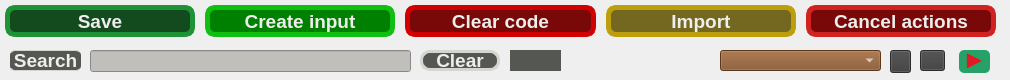
     <widget class="QFrame" name="centralFrame">
      <property name="sizePolicy">
       <sizepolicy hsizetype="Fixed" vsizetype="Fixed">
        <horstretch>10</horstretch>
        <verstretch>0</verstretch>
       </sizepolicy>
      </property>
      <property name="minimumSize">
       <size>
        <width>1000</width>
        <height>80</height>
       </size>
      </property>
      <property name="maximumSize">
       <size>
        <width>16777215</width>
        <height>80</height>
       </size>
      </property>
      <property name="frameShape">
       <enum>QFrame::NoFrame</enum>
      </property>
      <property name="frameShadow">
       <enum>QFrame::Raised</enum>
      </property>
      <widget class="QLabel" name="lbContSearch">
       <property name="geometry">
        <rect>
         <x>510</x>
         <y>50</y>
         <width>51</width>
         <height>21</height>
        </rect>
       </property>
       <property name="font">
        <font>
         <pointsize>13</pointsize>
        </font>
       </property>
       <property name="styleSheet">
        <string notr="true">color: rgb(255, 255, 255);
background-color: #555753;</string>
       </property>
       <property name="text">
        <string/>
       </property>
       <property name="alignment">
        <set>Qt::AlignCenter</set>
       </property>
      </widget>
      <widget class="QPushButton" name="btnClearSearch">
       <property name="geometry">
        <rect>
         <x>420</x>
         <y>50</y>
         <width>80</width>
         <height>21</height>
        </rect>
       </property>
       <property name="font">
        <font>
         <pointsize>14</pointsize>
         <bold>true</bold>
        </font>
       </property>
       <property name="styleSheet">
        <string notr="true">QPushButton{
	background-color: #555753;
	color: #EEEEEC;
	border-left: 2px solid #D3D7CF;
	border-right: 2px solid #D3D7CF;
	border-bottom: 2px solid #D3D7CF;
	border-top: 2px solid #D3D7CF;
	border-width: 3px;
	border-radius: 10px;
	padding: 1px;
}

QPushButton:hover{
	background-color: #555753;
	color: #EEEEEC;
	font: bold  13px;
	border-width: 2px;
	border-radius: 8px;
}

QPushButton:pressed {
	font: bold  18px;
    background-color: #7B0C0C;
	color: white;
}</string>
       </property>
       <property name="text">
        <string>Clear</string>
       </property>
      </widget>
      <widget class="QLineEdit" name="lnSearch">
       <property name="geometry">
        <rect>
         <x>90</x>
         <y>50</y>
         <width>321</width>
         <height>22</height>
        </rect>
       </property>
       <property name="styleSheet">
        <string notr="true">background-color: rgb(192, 191, 188);
color: rgb(0, 0, 0);
font-size: 14px;</string>
       </property>
      </widget>
      <widget class="QLabel" name="lblSearch">
       <property name="geometry">
        <rect>
         <x>10</x>
         <y>50</y>
         <width>71</width>
         <height>21</height>
        </rect>
       </property>
       <property name="font">
        <font>
         <pointsize>14</pointsize>
         <bold>true</bold>
        </font>
       </property>
       <property name="styleSheet">
        <string notr="true">QLabel{
	background-color: #555753;
	color: #EEEEEC;
	border-bottom: 2px solid #D3D7CF;
	border-top: 2px solid #D3D7CF;
	border-width: 1px;
	border-radius: 5px;
}
</string>
       </property>
       <property name="text">
        <string>Search</string>
       </property>
       <property name="alignment">
        <set>Qt::AlignCenter</set>
       </property>
      </widget>
      <widget class="QWidget" name="layoutWidget">
       <property name="geometry">
        <rect>
         <x>0</x>
         <y>0</y>
         <width>1001</width>
         <height>42</height>
        </rect>
       </property>
       <layout class="QHBoxLayout" name="horizontalLayout_9">
        <property name="spacing">
         <number>10</number>
        </property>
        <property name="leftMargin">
         <number>5</number>
        </property>
        <property name="topMargin">
         <number>5</number>
        </property>
        <property name="rightMargin">
         <number>5</number>
        </property>
        <property name="bottomMargin">
         <number>5</number>
        </property>
        <item>
         <widget class="QPushButton" name="btnSave">
          <property name="font">
           <font>
            <pointsize>14</pointsize>
            <bold>true</bold>
           </font>
          </property>
          <property name="styleSheet">
           <string notr="true">QPushButton{
	background-color: #134B1F;
	color: #EEEEEC;
	border-left: 2px solid #1D9335;
	border-right: 2px solid #1D9335;
	border-bottom: 2px solid #1D9335;
	border-top: 2px solid #1D9335;
	border-width: 5px;
	border-radius: 10px;
}

QPushButton:hover{
	background-color: #03781B;
	color: #EEEEEC;
	font: bold  14px;
	border-width: 2px;
	border-radius: 8px;
}

QPushButton:pressed {
	font: bold  18px;
    background-color: #134B1F;
	color: white;
}</string>
          </property>
          <property name="text">
           <string>Save</string>
          </property>
         </widget>
        </item>
        <item>
         <widget class="QPushButton" name="btnCreateInput">
          <property name="font">
           <font>
            <pointsize>14</pointsize>
            <bold>true</bold>
           </font>
          </property>
          <property name="styleSheet">
           <string notr="true">QPushButton{
	background-color: #008000;
	color: #EEEEEC;
	border-left: 2px solid #11BF11;
	border-right: 2px solid #11BF11;
	border-bottom: 2px solid #11BF11;
	border-top: 2px solid #11BF11;
	border-width: 5px;
	border-radius: 10px;
}

QPushButton:hover{
	background-color: #00AA00;
	color: #EEEEEC;
	font: bold  14px;
	border-width: 2px;
	border-radius: 8px;
}

QPushButton:pressed {
	font: bold  18px;
    background-color: #008000;
	color: white;
}</string>
          </property>
          <property name="text">
           <string>Create input</string>
          </property>
         </widget>
        </item>
        <item>
         <widget class="QPushButton" name="btnClear">
          <property name="font">
           <font>
            <pointsize>14</pointsize>
            <bold>true</bold>
           </font>
          </property>
          <property name="styleSheet">
           <string notr="true">QPushButton{
	background-color: #790808;
	color: #EEEEEC;
	border-left: 2px solid #D20000;
	border-right: 2px solid #D20000;
	border-bottom: 2px solid #D20000;
	border-top: 2px solid #D20000;
	border-width: 5px;
	border-radius: 10px;
}

QPushButton:hover{
	background-color: #B70D0D;
	color: #EEEEEC;
	font: bold  14px;
	border-width: 2px;
	border-radius: 8px;
}

QPushButton:pressed {
	font: bold  18px;
    background-color: #790808;
	color: white;
}</string>
          </property>
          <property name="text">
           <string>Clear code</string>
          </property>
         </widget>
        </item>
        <item>
         <widget class="QPushButton" name="btnImport">
          <property name="font">
           <font>
            <pointsize>14</pointsize>
            <bold>true</bold>
           </font>
          </property>
          <property name="styleSheet">
           <string notr="true">QPushButton{
	background-color: #74671F;
	color: #EEEEEC;
	border-left: 2px solid #BD9E0C;
	border-right: 2px solid #BD9E0C;
	border-bottom: 2px solid #BD9E0C;
	border-top: 2px solid #BD9E0C;
	border-width: 5px;
	border-radius: 10px;
}

QPushButton:hover{
	background-color: #9C8411;
	color: #EEEEEC;
	font: bold  14px;
	border-width: 2px;
	border-radius: 8px;
}

QPushButton:pressed {
	font: bold  18px;
    background-color: #74671F;
	color: white;
}
</string>
          </property>
          <property name="text">
           <string>Import</string>
          </property>
         </widget>
        </item>
        <item>
         <widget class="QPushButton" name="btnCancel">
          <property name="minimumSize">
           <size>
            <width>0</width>
            <height>0</height>
           </size>
          </property>
          <property name="maximumSize">
           <size>
            <width>16777215</width>
            <height>16777215</height>
           </size>
          </property>
          <property name="font">
           <font>
            <pointsize>14</pointsize>
            <bold>true</bold>
           </font>
          </property>
          <property name="layoutDirection">
           <enum>Qt::RightToLeft</enum>
          </property>
          <property name="autoFillBackground">
           <bool>false</bool>
          </property>
          <property name="styleSheet">
           <string notr="true">QPushButton{
	background-color: #790808;
	color: #EEEEEC;
	border-left: 2px solid #D12222;
	border-right: 2px solid #D12222;
	border-bottom: 2px solid #D12222;
	border-top: 2px solid #D12222;
	border-width: 5px;
	border-radius: 10px;
}

QPushButton:hover{
	background-color: #A10F0F;
	color: #EEEEEC;
	font: bold  14px;
	border-width: 2px;
	border-radius: 8px;
}

QPushButton:pressed {
	font: bold  18px;
    background-color: #790808;
	color: white;
}</string>
          </property>
          <property name="text">
           <string>Cancel actions</string>
          </property>
         </widget>
        </item>
       </layout>
      </widget>
      <widget class="QPushButton" name="btnViewInp">
       <property name="geometry">
        <rect>
         <x>959</x>
         <y>50</y>
         <width>31</width>
         <height>23</height>
        </rect>
       </property>
       <property name="maximumSize">
        <size>
         <width>16777215</width>
         <height>16777214</height>
        </size>
       </property>
       <property name="font">
        <font>
         <pointsize>15</pointsize>
         <bold>false</bold>
        </font>
       </property>
       <property name="toolTip">
        <string>&lt;html&gt;&lt;head/&gt;&lt;body&gt;&lt;p&gt;&lt;span style=&quot; font-size:12pt; color: white;&quot;&gt;View input&lt;/span&gt;&lt;/p&gt;&lt;/body&gt;&lt;/html&gt;</string>
       </property>
       <property name="toolTipDuration">
        <number>-1</number>
       </property>
       <property name="styleSheet">
        <string notr="true">QPushButton{
	background-color:  rgb(38, 162, 105);
	color: rgb(224, 27, 36);
	text-align: center;
 	padding-bottom: 5px;
	border-width: 2px;
	border-radius: 5px;

}

QPushButton:hover{
	background-color: #D16225;
	color: #EEEEEC;
	font: bold  16px;
	border-width: 2px;
	border-radius: 6px;
}

/*
	border-left: 2px solid #D12222;
	border-right: 2px solid #D12222;
	border-bottom: 2px solid #D12222;
	border-top: 2px solid #D12222;
	border-width: 5px;
	border-radius: 10px;
*/
</string>
       </property>
       <property name="text">
        <string>▶</string>
       </property>
      </widget>
      <widget class="QPushButton" name="btnIndLog">
       <property name="geometry">
        <rect>
         <x>920</x>
         <y>50</y>
         <width>25</width>
         <height>21</height>
        </rect>
       </property>
       <property name="minimumSize">
        <size>
         <width>25</width>
         <height>0</height>
        </size>
       </property>
       <property name="maximumSize">
        <size>
         <width>25</width>
         <height>16777215</height>
        </size>
       </property>
       <property name="toolTip">
        <string>&lt;html&gt;&lt;head/&gt;&lt;body&gt;&lt;p&gt;&lt;span style=&quot; font-size:12pt; color:#ffffff;&quot;&gt;Save indicator log&lt;/span&gt;&lt;/p&gt;&lt;/body&gt;&lt;/html&gt;</string>
       </property>
       <property name="styleSheet">
        <string notr="true">QPushButton{
	background-color: #3D3D3D;
}

QPushButton:hover{
	background-color: #5A93D0;
}
</string>
       </property>
       <property name="text">
        <string/>
       </property>
       <property name="icon">
        <iconset>
         <normaloff>../b5f00dba/saveLog.png</normaloff>../b5f00dba/saveLog.png</iconset>
       </property>
       <property name="iconSize">
        <size>
         <width>35</width>
         <height>25</height>
        </size>
       </property>
      </widget>
      <widget class="QPushButton" name="btnConsole">
       <property name="geometry">
        <rect>
         <x>890</x>
         <y>50</y>
         <width>21</width>
         <height>23</height>
        </rect>
       </property>
       <property name="toolTip">
        <string>&lt;html&gt;&lt;head/&gt;&lt;body&gt;&lt;p&gt;&lt;span style=&quot; font-size:12pt; color:#ffffff;&quot;&gt;Print log&lt;/span&gt;&lt;/p&gt;&lt;/body&gt;&lt;/html&gt;</string>
       </property>
       <property name="styleSheet">
        <string notr="true">QPushButton{
	background-color: #3D3D3D;
}

QPushButton:hover{
	background-color: #5A93D0;
}</string>
       </property>
       <property name="text">
        <string/>
       </property>
       <property name="icon">
        <iconset>
         <normaloff>../a05c6be3/printLog.png</normaloff>../a05c6be3/printLog.png</iconset>
       </property>
       <property name="iconSize">
        <size>
         <width>25</width>
         <height>25</height>
        </size>
       </property>
      </widget>
      <widget class="QComboBox" name="cbSymbol">
       <property name="geometry">
        <rect>
         <x>720</x>
         <y>50</y>
         <width>161</width>
         <height>21</height>
        </rect>
       </property>
       <property name="sizePolicy">
        <sizepolicy hsizetype="Minimum" vsizetype="Minimum">
         <horstretch>0</horstretch>
         <verstretch>0</verstretch>
        </sizepolicy>
       </property>
       <property name="minimumSize">
        <size>
         <width>0</width>
         <height>10</height>
        </size>
       </property>
       <property name="font">
        <font>
         <pointsize>10</pointsize>
        </font>
       </property>
       <property name="toolTip">
        <string>&lt;html&gt;&lt;head/&gt;&lt;body&gt;&lt;p&gt;&lt;span style=&quot; font-size:12pt; color:#ffffff;&quot;&gt;Select symbol&lt;/span&gt;&lt;/p&gt;&lt;/body&gt;&lt;/html&gt;</string>
       </property>
       <property name="styleSheet">
        <string notr="true">QComboBox {
	background-color: #804E25;
	color: white;
}</string>
       </property>
      </widget>
     </widget>
